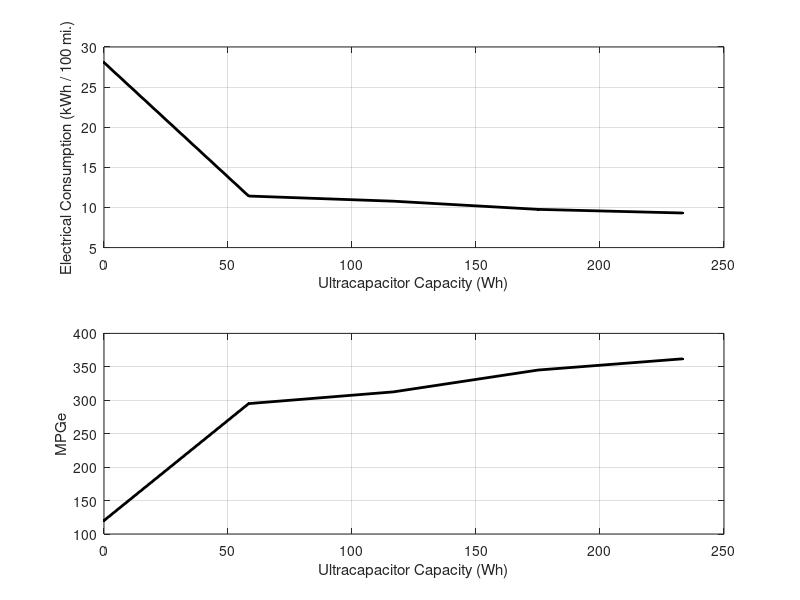

Source code (MATLAB): (Note: this script raises an error after producing the figure.)
%makePlots2.m

clear all;
close all;

%%
%electrical consumption (kWh / 100 mi.) vs. ultracapacitors, for Volt-like
%split configuration
ucaps = [0 25 50 75 100];
EC = [28.063 11.424 10.783 9.763 9.31]; %kWh / 100 mi.
mpge = 100./(EC./33.7);
Wh = ucaps.*8.4.*0.2778;

figure;

subplot(2,1,1), plot(Wh,EC,'k.-','LineWidth',2);
xlabel('Ultracapacitor Capacity (Wh)');
ylabel('Electrical Consumption (kWh / 100 mi.)');
grid on;

subplot(2,1,2), plot(Wh,mpge,'k.-','LineWidth',2);
xlabel('Ultracapacitor Capacity (Wh)');
ylabel('MPGe');
grid on;

%%
%CO2 vs battery kWh
bat1 = 5:1e-1:25;
mot1 = 111;
eng1 = 60;
u1 = 0;

co2a = getData('SERIES','CO2','COMBINED','FUF',bat1,mot1,eng1,u1);
co2b = getData('PARALLEL','CO2','COMBINED','FUF',bat1,mot1,eng1,u1);
co2c = getData('SPLIT','CO2','COMBINED','FUF',bat1,mot1,eng1,u1);

figure;
hold on;
plot(bat1,co2a,'k-','LineWidth',3);
plot(bat1,co2b,'b--','LineWidth',3);
plot(bat1,co2c,'r:','LineWidth',3);
xlabel('Battery Capacity (kWh)');
ylabel('CO2 Emissions (g / mi.)');
legend('SERIES','PARALLEL','SPLIT');

%%
%CDrange vs battery kWh
cdr1 = getData('SERIES','CDRANGE','COMBINED','CD',bat1,mot1,eng1,u1);
cdr2 = getData('PARALLEL','CDRANGE','COMBINED','CD',bat1,mot1,eng1,u1);
cdr3 = getData('SPLIT','CDRANGE','COMBINED','CD',bat1,mot1,eng1,u1);

figure;
hold on;
plot(bat1,cdr1,'k-','LineWidth',3);
plot(bat1,cdr2,'b--','LineWidth',3);
plot(bat1,cdr3,'r:','LineWidth',3);
xlabel('Battery Capacity (kWh)');
ylabel('Charge-depleting Range (mi.)');
legend('SERIES','PARALLEL','SPLIT');

%%
%Charge-depleting MPGe vs. motor and engine power
bat2 = 16;
mot2 = 50:1e0:150;
eng2 = 50:1e0:75;
u2 = 0;

[m2,e2] = meshgrid(mot2,eng2);
mpge2a = getData('SERIES','MPGE','COMBINED','CD',bat2,mot2,eng2,u2);
mpge2b = getData('PARALLEL','MPGE','COMBINED','CD',bat2,mot2,eng2,u2);
mpge2c = getData('SPLIT','MPGE','COMBINED','CD',bat2,mot2,eng2,u2);

figure;
surf(eng2,mot2,squeeze(mpge2a));
view(0,90);
xlabel('Engine Power (kW)');
ylabel('Motor Power (kW)');
title('Charge-depleting MPGe (Series)');
colorbar;

figure;
surf(eng2,mot2,squeeze(mpge2b));
view(0,90);
xlabel('Engine Power (kW)');
ylabel('Motor Power (kW)');
title('Charge-depleting MPGe (Parallel)');
colorbar;

figure;
surf(eng2,mot2,squeeze(mpge2c));
view(0,90);
xlabel('Engine Power (kW)');
ylabel('Motor Power (kW)');
title('Charge-depleting MPGe (Split)');
colorbar;

%%
%Charge-sustaining MPG vs. motor and engine power
mpg1 = getData('SERIES','MPG','COMBINED','CS',bat2,mot2,eng2,u2);
mpg2 = getData('PARALLEL','MPG','COMBINED','CS',bat2,mot2,eng2,u2);
mpg3 = getData('SPLIT','MPG','COMBINED','CS',bat2,mot2,eng2,u2);

figure;
surf(eng2,mot2,squeeze(mpg1));
view(0,90);
xlabel('Engine Power (kW)');
ylabel('Motor Power (kW)');
title('Charge-sustaining MPG (Series)');
colorbar;

figure;
surf(eng2,mot2,squeeze(mpg2));
view(0,90);
xlabel('Engine Power (kW)');
ylabel('Motor Power (kW)');
title('Charge-sustaining MPG (Parallel)');
colorbar;

figure;
surf(eng2,mot2,squeeze(mpg3));
view(0,90);
xlabel('Engine Power (kW)');
ylabel('Motor Power (kW)');
title('Charge-sustaining MPG (Split)');
colorbar;

%%
%CO2 vs. motor and engine power
mpge3a = getData('SERIES','CO2','COMBINED','FUF',bat2,mot2,eng2,u2);
mpge3b = getData('PARALLEL','CO2','COMBINED','FUF',bat2,mot2,eng2,u2);
mpge3c = getData('SPLIT','CO2','COMBINED','FUF',bat2,mot2,eng2,u2);

figure;
surf(eng2,mot2,squeeze(mpge3a));
view(0,90);
xlabel('Engine Power (kW)');
ylabel('Motor Power (kW)');
title('CO2 Emissions, g/mi. (Series)');
colorbar;

figure;
surf(eng2,mot2,squeeze(mpge3b));
view(0,90);
xlabel('Engine Power (kW)');
ylabel('Motor Power (kW)');
title('CO2 Emissions, g/mi. (Parallel)');
colorbar;

figure;
surf(eng2,mot2,squeeze(mpge3c));
view(0,90);
xlabel('Engine Power (kW)');
ylabel('Motor Power (kW)');
title('CO2 Emissions, g/mi. (Split)');
colorbar;

%%
%CDrange vs. motor and engine power
mpge4a = getData('SERIES','CDRANGE','COMBINED','CD',bat2,mot2,eng2,u2);
mpge4b = getData('PARALLEL','CDRANGE','COMBINED','CD',bat2,mot2,eng2,u2);
mpge4c = getData('SPLIT','CDRANGE','COMBINED','CD',bat2,mot2,eng2,u2);

figure;
surf(eng2,mot2,squeeze(mpge4a));
view(0,90);
xlabel('Engine Power (kW)');
ylabel('Motor Power (kW)');
title('Charge-depleting range, mi. (Series)');
colorbar;

figure;
surf(eng2,mot2,squeeze(mpge4b));
view(0,90);
xlabel('Engine Power (kW)');
ylabel('Motor Power (kW)');
title('Charge-depleting range, mi. (Parallel)');
colorbar;

figure;
surf(eng2,mot2,squeeze(mpge4c));
view(0,90);
xlabel('Engine Power (kW)');
ylabel('Motor Power (kW)');
title('Charge-depleting range, mi. (Split)');
colorbar;

%%
%0-60mph time vs. motor and engine power
at1 = getData('SERIES','ACCELTIME','COMBINED','CD',bat2,mot2,eng2,u2);
at2 = getData('PARALLEL','ACCELTIME','COMBINED','CD',bat2,mot2,eng2,u2);
at3 = getData('SPLIT','ACCELTIME','COMBINED','CD',bat2,mot2,eng2,u2);

figure;
surf(eng2,mot2,squeeze(at1));
view(0,90);
xlabel('Engine Power (kW)');
ylabel('Motor Power (kW)');
title('0-60 mph Acceleration Time, s (Series)');
colorbar;

figure;
surf(eng2,mot2,squeeze(at2));
view(0,90);
xlabel('Engine Power (kW)');
ylabel('Motor Power (kW)');
title('0-60 mph Acceleration Time, s (Parallel)');
colorbar;

figure;
surf(eng2,mot2,squeeze(at3));
view(0,90);
xlabel('Engine Power (kW)');
ylabel('Motor Power (kW)');
title('0-60 mph Acceleration Time, s (Split)');
colorbar;

%%
%0-60mph time vs. motor and engine power, charge-sustaining
at4 = getData('SERIES','ACCELTIME','COMBINED','CS',bat2,mot2,eng2,u2);
at5 = getData('PARALLEL','ACCELTIME','COMBINED','CS',bat2,mot2,eng2,u2);
at6 = getData('SPLIT','ACCELTIME','COMBINED','CS',bat2,mot2,eng2,u2);

figure;
surf(eng2,mot2,squeeze(at4));
view(0,90);
xlabel('Engine Power (kW)');
ylabel('Motor Power (kW)');
title('0-60 mph Acceleration Time, s (Series, Charge-sustaining)');
colorbar;

figure;
surf(eng2,mot2,squeeze(at5));
view(0,90);
xlabel('Engine Power (kW)');
ylabel('Motor Power (kW)');
title('0-60 mph Acceleration Time, s (Parallel, Charge-sustaining)');
colorbar;

figure;
surf(eng2,mot2,squeeze(at6));
view(0,90);
xlabel('Engine Power (kW)');
ylabel('Motor Power (kW)');
title('0-60 mph Acceleration Time, s (Split, Charge-sustaining)');
colorbar;

%%
%pricing plot
bv = 16;
m = 50:1:150;
ev = 60;
uv = 0;

msrp = getMinMSRP(bv,m,ev,uv);
convMSRP = getMSRP(m+ev);
batteryCost = getBatteryCost(m,bv,'argonneMidModel');
motorCost = getMotorCost(m);
engineCost = getEngineCost(ev);

figure;
hold on;
plot(m,msrp,'k-','LineWidth',6);
plot(m,convMSRP,'b--','LineWidth',3);
plot(m,batteryCost,'go-.','LineWidth',3);
plot(m,motorCost,'rs-','LineWidth',3);
plot(m,engineCost,'c+-','LineWidth',3);
% plot(m,convMSRP+batteryCost+motorCost+engineCost,'ro');
xlabel('Motor Power (kW)');
ylabel('Cost ($)');
legend('Total MSRP Model','Base Cost','Battery Cost','Motor Cost','Engine Cost');
grid on;
